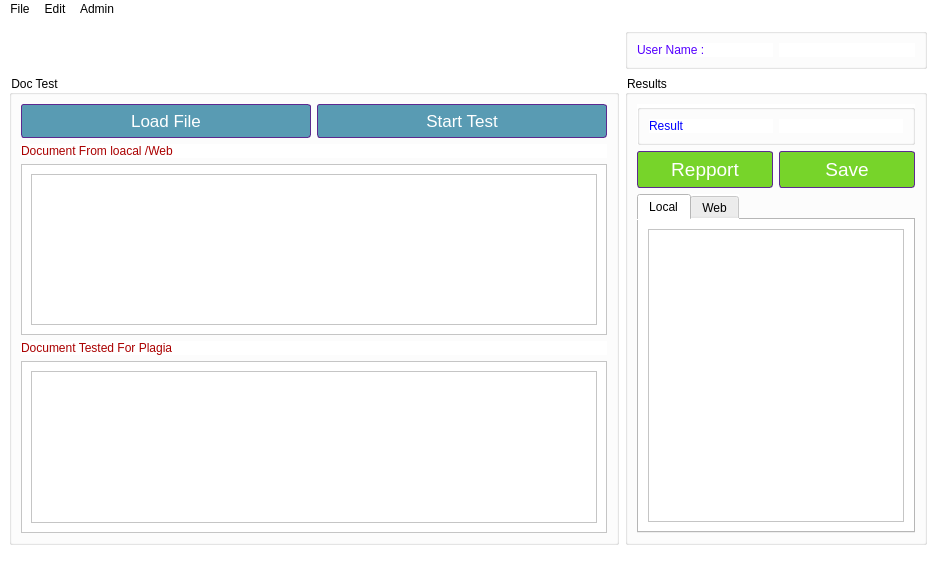
<?xml version="1.0" encoding="UTF-8"?>
<ui version="4.0">
 <class>MainWindow</class>
 <widget class="QMainWindow" name="MainWindow">
  <property name="geometry">
   <rect>
    <x>0</x>
    <y>0</y>
    <width>936</width>
    <height>576</height>
   </rect>
  </property>
  <property name="windowTitle">
   <string>MainWindow</string>
  </property>
  <property name="styleSheet">
   <string notr="true">background-color: rgb(255, 255, 255);</string>
  </property>
  <widget class="QWidget" name="centralwidget">
   <layout class="QGridLayout" name="gridLayout_3">
    <item row="0" column="1">
     <widget class="QGroupBox" name="groupBox">
      <property name="sizePolicy">
       <sizepolicy hsizetype="Preferred" vsizetype="Preferred">
        <horstretch>0</horstretch>
        <verstretch>0</verstretch>
       </sizepolicy>
      </property>
      <layout class="QHBoxLayout" name="horizontalLayout_2">
       <item>
        <widget class="QLabel" name="label">
         <property name="styleSheet">
          <string notr="true">color: rgb(85, 0, 255);
font: 14pt &quot;Consolas&quot;;</string>
         </property>
         <property name="text">
          <string>User Name :</string>
         </property>
        </widget>
       </item>
       <item>
        <widget class="QLabel" name="userName_label">
         <property name="styleSheet">
          <string notr="true">color: rgb(255, 0, 0);
font: 14pt &quot;MS Shell Dlg 2&quot;;</string>
         </property>
         <property name="text">
          <string/>
         </property>
        </widget>
       </item>
      </layout>
     </widget>
    </item>
    <item row="0" column="0">
     <widget class="QLabel" name="status_label">
      <property name="styleSheet">
       <string notr="true">font: 11pt &quot;MS Shell Dlg 2&quot;
rgb(255, 0, 0)</string>
      </property>
      <property name="text">
       <string/>
      </property>
     </widget>
    </item>
    <item row="1" column="0">
     <widget class="QGroupBox" name="groupBox">
      <property name="title">
       <string>Doc Test</string>
      </property>
      <layout class="QGridLayout" name="gridLayout_2">
       <item row="0" column="0">
        <layout class="QHBoxLayout" name="horizontalLayout">
         <item>
          <widget class="QPushButton" name="loadFile">
           <property name="styleSheet">
            <string notr="true"> QPushButton {
background:-webkit-gradient(linear, left top, left bottom, color-stop(0.05, #599bb3), color-stop(1, #1a5c66));
	background:-moz-linear-gradient(top, #599bb3 5%, #1a5c66 100%);
	background:-webkit-linear-gradient(top, #599bb3 5%, #1a5c66 100%);
	background:-o-linear-gradient(top, #599bb3 5%, #1a5c66 100%);
	background:-ms-linear-gradient(top, #599bb3 5%, #1a5c66 100%);
	background:linear-gradient(to bottom, #599bb3 5%, #1a5c66 100%);
	background-color:#599bb3;
	
	border-radius:3px;
	border:1px solid #5c298f;
	color:#ffffff;
	font-family:arial;
	font-size:17px;
	padding:6px 24px;
	text-decoration:none;
	
}
QPushButton:hover {
	background:-webkit-gradient(linear, left top, left bottom, color-stop(0.05, #1a5c66), color-stop(1, #599bb3));
	background:-moz-linear-gradient(top, #1a5c66 5%, #599bb3 100%);
	background:-webkit-linear-gradient(top, #1a5c66 5%, #599bb3 100%);
	background:-o-linear-gradient(top, #1a5c66 5%, #599bb3 100%);
	background:-ms-linear-gradient(top, #1a5c66 5%, #599bb3 100%);
	background:linear-gradient(to bottom, #1a5c66 5%, #599bb3 100%);
	background-color:#1a5c66;
}
QPushButton:active {
	position:relative;
	top:1px;
}
</string>
           </property>
           <property name="text">
            <string>Load File</string>
           </property>
          </widget>
         </item>
         <item>
          <widget class="QPushButton" name="testPlagia_btn">
           <property name="styleSheet">
            <string notr="true"> QPushButton {
background:-webkit-gradient(linear, left top, left bottom, color-stop(0.05, #599bb3), color-stop(1, #1a5c66));
	background:-moz-linear-gradient(top, #599bb3 5%, #1a5c66 100%);
	background:-webkit-linear-gradient(top, #599bb3 5%, #1a5c66 100%);
	background:-o-linear-gradient(top, #599bb3 5%, #1a5c66 100%);
	background:-ms-linear-gradient(top, #599bb3 5%, #1a5c66 100%);
	background:linear-gradient(to bottom, #599bb3 5%, #1a5c66 100%);
	background-color:#599bb3;
	
	border-radius:3px;
	border:1px solid #5c298f;
	color:#ffffff;
	font-family:arial;
	font-size:17px;
	padding:6px 24px;
	text-decoration:none;
	
}
QPushButton:hover {
	background:-webkit-gradient(linear, left top, left bottom, color-stop(0.05, #1a5c66), color-stop(1, #599bb3));
	background:-moz-linear-gradient(top, #1a5c66 5%, #599bb3 100%);
	background:-webkit-linear-gradient(top, #1a5c66 5%, #599bb3 100%);
	background:-o-linear-gradient(top, #1a5c66 5%, #599bb3 100%);
	background:-ms-linear-gradient(top, #1a5c66 5%, #599bb3 100%);
	background:linear-gradient(to bottom, #1a5c66 5%, #599bb3 100%);
	background-color:#1a5c66;
}
QPushButton:active {
	position:relative;
	top:1px;
}
</string>
           </property>
           <property name="text">
            <string>Start Test</string>
           </property>
          </widget>
         </item>
        </layout>
       </item>
       <item row="1" column="0">
        <widget class="QLabel" name="label_3">
         <property name="styleSheet">
          <string notr="true">color: rgb(170, 0, 0);
font: 14pt &quot;MS Shell Dlg 2&quot;;</string>
         </property>
         <property name="text">
          <string>Document From loacal /Web</string>
         </property>
        </widget>
       </item>
       <item row="2" column="0">
        <layout class="QVBoxLayout" name="verticalLayout_2">
         <item>
          <widget class="QScrollArea" name="scrollArea">
           <property name="widgetResizable">
            <bool>true</bool>
           </property>
           <widget class="QWidget" name="scrollAreaWidgetContents">
            <property name="geometry">
             <rect>
              <x>0</x>
              <y>0</y>
              <width>588</width>
              <height>162</height>
             </rect>
            </property>
            <layout class="QGridLayout" name="gridLayout_4">
             <item row="0" column="0">
              <widget class="QTextEdit" name="textBrows">
               <property name="enabled">
                <bool>true</bool>
               </property>
               <property name="styleSheet">
                <string notr="true">font: 9pt &quot;MS Shell Dlg 2&quot;;</string>
               </property>
              </widget>
             </item>
            </layout>
           </widget>
          </widget>
         </item>
         <item>
          <widget class="QLabel" name="label_5">
           <property name="styleSheet">
            <string notr="true">color: rgb(170, 0, 0);
font: 14pt &quot;MS Shell Dlg 2&quot;;</string>
           </property>
           <property name="text">
            <string>Document Tested For Plagia</string>
           </property>
          </widget>
         </item>
         <item>
          <widget class="QScrollArea" name="scrollArea_2">
           <property name="widgetResizable">
            <bool>true</bool>
           </property>
           <widget class="QWidget" name="scrollAreaWidgetContents_2">
            <property name="geometry">
             <rect>
              <x>0</x>
              <y>0</y>
              <width>588</width>
              <height>162</height>
             </rect>
            </property>
            <layout class="QGridLayout" name="gridLayout">
             <item row="0" column="0">
              <widget class="QTextBrowser" name="texBrows_original">
               <property name="enabled">
                <bool>true</bool>
               </property>
               <property name="styleSheet">
                <string notr="true">font: 9pt &quot;MS Shell Dlg 2&quot;;</string>
               </property>
              </widget>
             </item>
            </layout>
           </widget>
          </widget>
         </item>
        </layout>
       </item>
      </layout>
     </widget>
    </item>
    <item row="1" column="1">
     <widget class="QGroupBox" name="groupBox">
      <property name="sizePolicy">
       <sizepolicy hsizetype="Fixed" vsizetype="Preferred">
        <horstretch>0</horstretch>
        <verstretch>0</verstretch>
       </sizepolicy>
      </property>
      <property name="title">
       <string>Results</string>
      </property>
      <layout class="QGridLayout" name="gridLayout_6">
       <item row="0" column="0">
        <widget class="QGroupBox" name="groupBox">
         <property name="title">
          <string/>
         </property>
         <layout class="QHBoxLayout" name="horizontalLayout_3">
          <item>
           <widget class="QLabel" name="label_2">
            <property name="styleSheet">
             <string notr="true">color: rgb(0, 0, 255);
font: 12pt &quot;MS Shell Dlg 2&quot;;</string>
            </property>
            <property name="text">
             <string>Result</string>
            </property>
           </widget>
          </item>
          <item>
           <widget class="QLabel" name="plagiaResult">
            <property name="styleSheet">
             <string notr="true">color: rgb(170, 0, 0);
font: 14pt &quot;MS Shell Dlg 2&quot;;</string>
            </property>
            <property name="text">
             <string/>
            </property>
           </widget>
          </item>
         </layout>
        </widget>
       </item>
       <item row="1" column="0">
        <layout class="QHBoxLayout" name="horizontalLayout_4">
         <item>
          <widget class="QPushButton" name="repport_btn">
           <property name="styleSheet">
            <string notr="true"> QPushButton {
background:-webkit-gradient(linear, left top, left bottom, color-stop(0.05, color: rgb(0, 170, 0);), color-stop(1, #1a5c66));
	background:-moz-linear-gradient(top, #599bb3 5%, #1a5c66 100%);
	background:-webkit-linear-gradient(top, #599bb3 5%, #1a5c66 100%);
	background:-o-linear-gradient(top, #599bb3 5%, #1a5c66 100%);
	background:-ms-linear-gradient(top, #599bb3 5%, #1a5c66 100%);
	background:linear-gradient(to bottom, #599bb3 5%, #1a5c66 100%);
	background-color:#77d42a;
	
	border-radius:3px;
	border:1px solid #5c298f;
	color:#ffffff;
	font-family:arial;
	font-size:19px;
	padding:6px 24px;
	text-decoration:none;
	
}
QPushButton:hover {
	background:-webkit-gradient(linear, left top, left bottom, color-stop(0.05, #1a5c66), color-stop(1, #599bb3));
	background:-moz-linear-gradient(top, #1a5c66 5%, #599bb3 100%);
	background:-webkit-linear-gradient(top, #1a5c66 5%, #599bb3 100%);
	background:-o-linear-gradient(top, #1a5c66 5%, #599bb3 100%);
	background:-ms-linear-gradient(top, #1a5c66 5%, #599bb3 100%);
	background:linear-gradient(to bottom, #1a5c66 5%, #599bb3 100%);
	background-color:#1a5c66;
}
QPushButton:active {
	position:relative;
	top:1px;
}
</string>
           </property>
           <property name="text">
            <string>Repport</string>
           </property>
          </widget>
         </item>
         <item>
          <widget class="QPushButton" name="sava_btn">
           <property name="styleSheet">
            <string notr="true"> QPushButton {
background:-webkit-gradient(linear, left top, left bottom, color-stop(0.05, color: rgb(0, 170, 0);), color-stop(1, #1a5c66));
	background:-moz-linear-gradient(top, #599bb3 5%, #1a5c66 100%);
	background:-webkit-linear-gradient(top, #599bb3 5%, #1a5c66 100%);
	background:-o-linear-gradient(top, #599bb3 5%, #1a5c66 100%);
	background:-ms-linear-gradient(top, #599bb3 5%, #1a5c66 100%);
	background:linear-gradient(to bottom, #599bb3 5%, #1a5c66 100%);
	background-color:#77d42a;
	
	border-radius:3px;
	border:1px solid #5c298f;
	color:#ffffff;
	font-family:arial;
	font-size:19px;
	padding:6px 24px;
	text-decoration:none;
	
}
QPushButton:hover {
	background:-webkit-gradient(linear, left top, left bottom, color-stop(0.05, #1a5c66), color-stop(1, #599bb3));
	background:-moz-linear-gradient(top, #1a5c66 5%, #599bb3 100%);
	background:-webkit-linear-gradient(top, #1a5c66 5%, #599bb3 100%);
	background:-o-linear-gradient(top, #1a5c66 5%, #599bb3 100%);
	background:-ms-linear-gradient(top, #1a5c66 5%, #599bb3 100%);
	background:linear-gradient(to bottom, #1a5c66 5%, #599bb3 100%);
	background-color:#1a5c66;
}
QPushButton:active {
	position:relative;
	top:1px;
}
</string>
           </property>
           <property name="text">
            <string>Save</string>
           </property>
          </widget>
         </item>
        </layout>
       </item>
       <item row="2" column="0">
        <widget class="QTabWidget" name="tabWidget">
         <property name="currentIndex">
          <number>0</number>
         </property>
         <widget class="QWidget" name="Page1">
          <attribute name="title">
           <string>Local</string>
          </attribute>
          <layout class="QGridLayout" name="gridLayout_5">
           <item row="0" column="0">
            <widget class="QListView" name="docs_Rsult_ListView">
             <property name="sizePolicy">
              <sizepolicy hsizetype="Fixed" vsizetype="Expanding">
               <horstretch>0</horstretch>
               <verstretch>0</verstretch>
              </sizepolicy>
             </property>
            </widget>
           </item>
          </layout>
         </widget>
         <widget class="QWidget" name="tab">
          <attribute name="title">
           <string>Web</string>
          </attribute>
          <layout class="QGridLayout" name="gridLayout_7">
           <item row="0" column="0">
            <widget class="QListView" name="docs_Rsult_ListView_2">
             <property name="sizePolicy">
              <sizepolicy hsizetype="Fixed" vsizetype="Expanding">
               <horstretch>0</horstretch>
               <verstretch>0</verstretch>
              </sizepolicy>
             </property>
            </widget>
           </item>
          </layout>
         </widget>
        </widget>
       </item>
      </layout>
     </widget>
    </item>
   </layout>
  </widget>
  <widget class="QMenuBar" name="menubar">
   <property name="geometry">
    <rect>
     <x>0</x>
     <y>0</y>
     <width>936</width>
     <height>21</height>
    </rect>
   </property>
   <widget class="QMenu" name="menuFile">
    <property name="title">
     <string>File</string>
    </property>
    <addaction name="actionNew_File"/>
    <addaction name="actionClose"/>
   </widget>
   <widget class="QMenu" name="menuAdmin">
    <property name="title">
     <string>Admin</string>
    </property>
    <addaction name="actionADD_user"/>
   </widget>
   <widget class="QMenu" name="menuEdit">
    <property name="title">
     <string>Edit</string>
    </property>
    <addaction name="actionSetting"/>
   </widget>
   <addaction name="menuFile"/>
   <addaction name="menuEdit"/>
   <addaction name="menuAdmin"/>
  </widget>
  <widget class="QStatusBar" name="statusbar"/>
  <action name="actionNew_File">
   <property name="text">
    <string>New File</string>
   </property>
  </action>
  <action name="actionADD_user">
   <property name="text">
    <string>ADD user</string>
   </property>
  </action>
  <action name="actionClose">
   <property name="text">
    <string>Close</string>
   </property>
  </action>
  <action name="actionSetting">
   <property name="text">
    <string>Setting</string>
   </property>
  </action>
 </widget>
 <resources/>
 <connections>
  <connection>
   <sender>actionClose</sender>
   <signal>triggered()</signal>
   <receiver>MainWindow</receiver>
   <slot>close()</slot>
   <hints>
    <hint type="sourcelabel">
     <x>-1</x>
     <y>-1</y>
    </hint>
    <hint type="destinationlabel">
     <x>467</x>
     <y>294</y>
    </hint>
   </hints>
  </connection>
 </connections>
 <slots>
  <slot>listViewKliked()</slot>
 </slots>
</ui>
